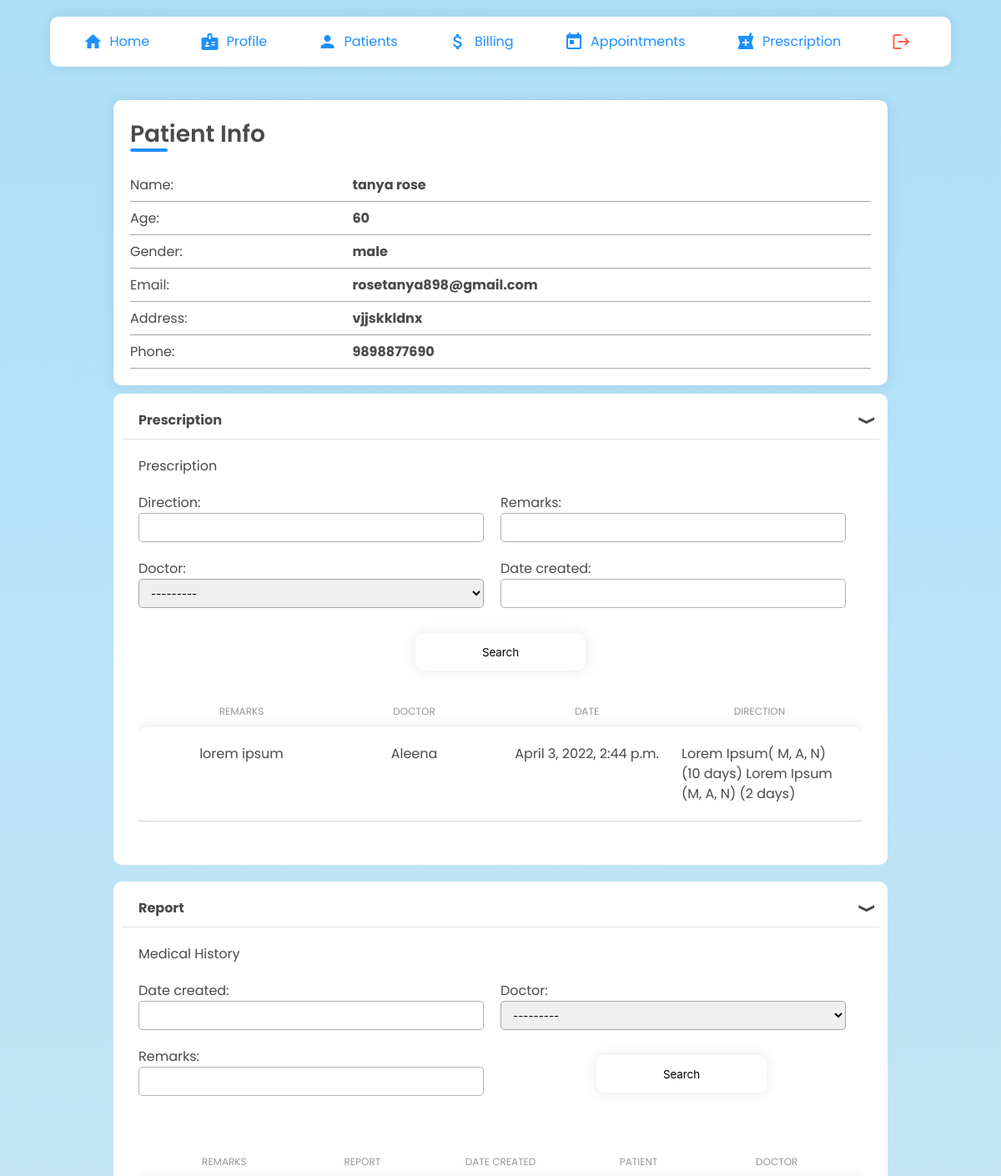
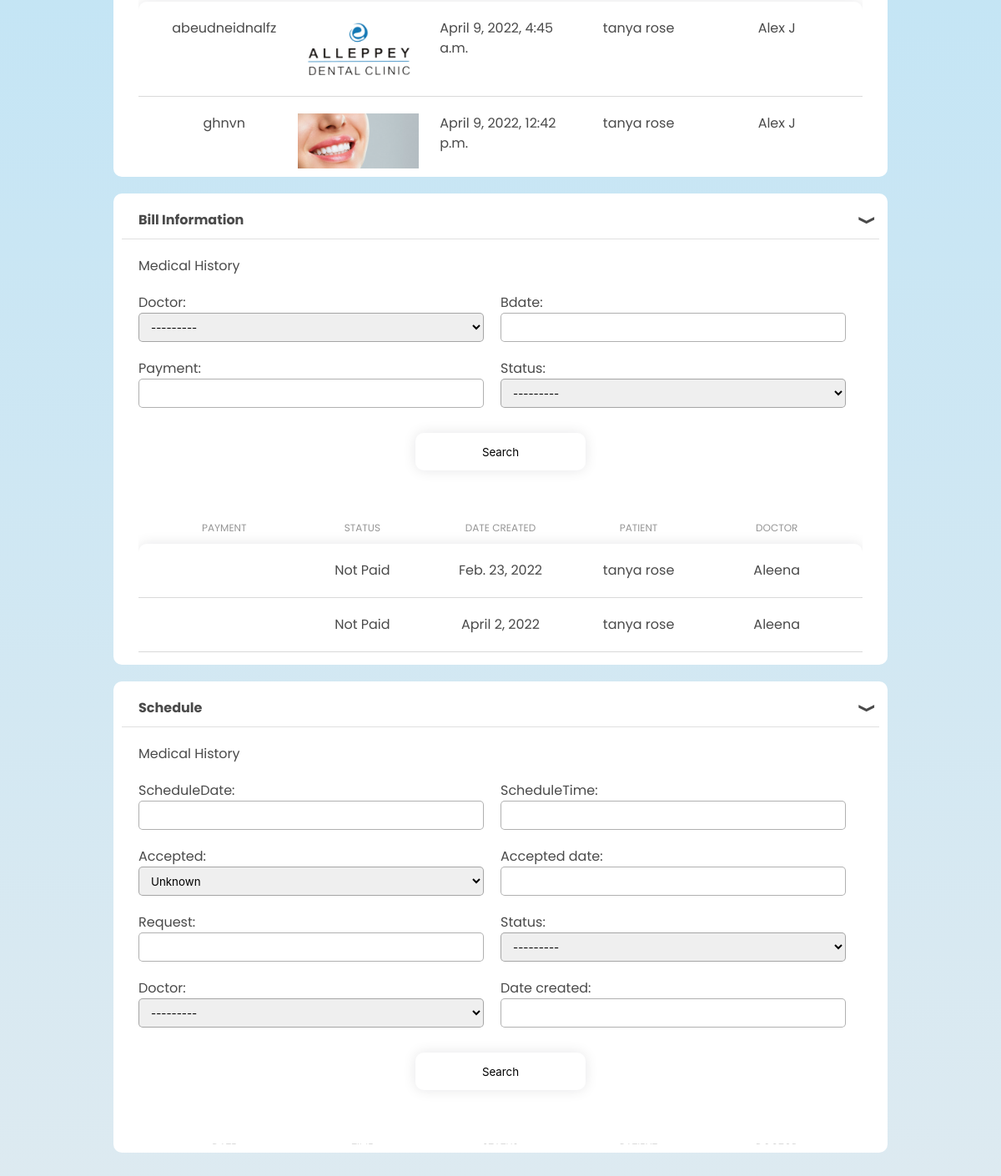
Screenshot of /doctors/pat/7/ (signed in) with the database file from the repository (2 pictures, top to bottom).
### patients/models.py (models this page shows, shortened)
class Patient(models.Model):
    user = models.OneToOneField(User, on_delete= models.CASCADE, primary_key= True)
    pname=models.CharField(max_length=200, null=True)
    age=models.CharField(max_length=4, null=True)
    gender= models.CharField(max_length=6, null=True)
    email=models.CharField(max_length=200, null=True)
    address= models.CharField(max_length=500, null=True)
    phone= models.CharField(max_length=13, null=True)
    date_created= models.DateTimeField(auto_now_add=True, null=True)

### clinic/models.py (models this page shows, shortened)
class Prescription(models.Model):
    direction = models.CharField(max_length=150)
    remarks = models.CharField(max_length=100)
    patient =  models.ForeignKey('patients.Patient', null=True, on_delete= models.CASCADE)
    doctor = models.ForeignKey('doctors.Doctors', null=True, on_delete=models.CASCADE)
    date_created = models.DateTimeField(auto_now_add=True, null=True)

class MedicalHistory(models.Model):
    date_created = models.DateTimeField(auto_now_add=True, null=True)
    patient = models.ForeignKey('patients.Patient', null=True, on_delete= models.CASCADE)
    doctor = models.ForeignKey('doctors.Doctors', null=True, on_delete=models.CASCADE)
    remarks = models.CharField(max_length=200, null=True)
    report = models.ImageField(upload_to="img/",null=True)

class BillInfo(models.Model):
    STATUS=(('Paid','Paid'),('Not Paid','Not Paid'))
    patient =  models.ForeignKey('patients.Patient', null=True, on_delete= models.CASCADE)
    doctor = models.ForeignKey('doctors.Doctors', null=True, on_delete=models.CASCADE)
    bdate=models.DateField()
    payment=models.CharField(max_length=200,null=True)
    status=models.CharField(null=True, max_length=10, choices=STATUS)

### doctors/models.py (models this page shows)
class Doctors(models.Model):
    ROLE = (
			('Doctor', 'Doctor'),
			('Staff', 'Staff'),
			)
    user = models.OneToOneField(User, on_delete= models.CASCADE, primary_key= True)
    dname = models.CharField(max_length=200, null=True)
    phone = models.CharField(max_length=200, null=True)
    email = models.CharField(max_length=200, null=True)
    date_created = models.DateTimeField(auto_now_add=True, null=True)
    role = models.CharField(max_length=200, null=True,choices=ROLE)
    specialisation = models.CharField(max_length=200, null=True)
    address= models.CharField(max_length=200, null=True)
    def __str__(self):
	    return self.dname

### doctors/views.py (the view)
# urls.py: path('pat/<str:pk_t>/', views.patientinfo,name="pat"),
@login_required
def patientinfo(request,pk_t):
    p = Patient.objects.get(user_id=pk_t)
    mh = p.prescription_set.all()
    medihis = p.medicalhistory_set.all()
    bi = p.billinfo_set.all()
    sch = p.schedule_set.all()
    bfilter = BillFilter(request.GET,queryset=bi)
    bi = bfilter.qs
    medfilter = MedhisFilter(request.GET,queryset=medihis)
    medihis = medfilter.qs
    schfilter=SchFilter(request.GET,queryset=sch)
    sch = schfilter.qs
    prescfilter=PrescriptionFilter(request.GET,queryset=mh)
    mh=prescfilter.qs
    context= {'p':p,'mh':mh,'medihis':medihis,'bi':bi,'sch':sch,'bfilter':bfilter,'medfilter':medfilter,'schfilter':schfilter,'prescfilter':prescfilter}
    return render(request, 'doctors/patient_info.html',context)

### doctors/templates/doctors/patient_info.html (shortened to what this page needs)
{% extends 'doctors/navbar.html' %} {% load static %} {% block head %}
<link
  rel="stylesheet"
  type="text/css"
  href="{% static 'css/patient_info.css' %}"
/>
<link
  rel="stylesheet"
  type="text/css"
  href="{% static 'css/components.css' %}"
/>
<link
  rel="stylesheet"
  type="text/css"
  href="{% static 'css/patient_list.css' %}"
/>
{% endblock %} {% block content %}
<div class="patInfoContainer">
  <div class="patInfoItem formCard">
    <h2>
      Patient Info
      <div class="patientTitle-under"></div>
    </h2>
    <div class="infoPat">
      <div class="infoItem">
        <p>Name:</p>
        <b>{{p.pname}}</b>
      </div>
      <div class="infoItem">
        <p>Age:</p>
        <b>{{p.age}}</b>
      </div>
      <div class="infoItem">
        <p>Gender:</p>
        <b>{{p.gender}}</b>
      </div>
      <div class="infoItem">
        <p>Email:</p>
        <b>{{p.email}}</b>
      </div>
      <div class="infoItem">
        <p>Address:</p>
        <b>{{p.address}}</b>
      </div>
      <div class="infoItem">
        <p>Phone:</p>
        <b>{{p.phone}}</b>
      </div>
    </div>
  </div>
  <div class="patInfoItem adcTab adcTab" id="prescription">
    <div class="adcTabTitle" onclick="toggleTab('prescription')">
      <h1>Prescription</h1>
      <div class="adcTabClose">&#x276C;</div>
    </div>
    <div class="adcTabContents">
      <div class="infoCard">
        <h4>Prescription</h4>
        <form action="" class="infoFilter" method="get">
          {% for field in prescfilter.form %}
          <div class="infoFilterInput">
            {{ field.label_tag }} {{ field }} {{ field.errors }}
          </div>
          {% endfor %}
          <button type="Submit">Search</button>
          <div class="adcTableContainer">
            <div class="adcTable">
              <div class="adcRow adcHead">
                <div class="adcCell">REMARKS</div>
                <div class="adcCell">DOCTOR</div>
                <div class="adcCell">DATE</div>
                <div class="adcCell">DIRECTION</div>
              </div>
              <div class="adcRowBody">
                {% for mh in mh %}
                <div class="adcRow">
                  <div class="adcCell">{{mh.remarks}}</div>
                  <div class="adcCell">{{mh.doctor.dname}}</div>
                  <div class="adcCell">{{mh.date_created}}</div>
                  <div class="adcCell">{{mh.direction}}</div>
                </div>
                {% endfor %}
              </div>
            </div>
          </div>
          <br /><br />
        </form>
      </div>
    </div>
  </div>
  <div class="patInfoItem adcTab adcTab" id="history">
    <div class="adcTabTitle" onclick="toggleTab('history')">
      <h1>Report</h1>
      <div class="adcTabClose">&#x276C;</div>
    </div>
    <div class="adcTabContents">
      <div class="infoCard">
        <h4>Medical History</h4>
        <form class="infoFilter" action="" method="get">
          {% for field in medfilter.form %}
          <div class="infoFilterInput">
            {{ field.label_tag }} {{ field }} {{ field.errors }}
          </div>
          {% endfor %}
          <button type="Submit">Search</button>
        </form>
        <div class="adcTableContainer">
          <div class="adcTable">
            <div class="adcRow adcHead">
              <div class="adcCell">REMARKS</div>
              <div class="adcCell">REPORT</div>
              <div class="adcCell">DATE CREATED</div>
              <div class="adcCell">PATIENT</div>
              <div class="adcCell">DOCTOR</div>
            </div>
            <div class="adcRowBody">
              {% for mh in medihis %}
              <div class="adcRow">
                <div class="adcCell">{{mh.remarks}}</div>
                <div class="adcCell">
                  <img
                    src="{{ mh.report.url }}"
                    class="img-responsive"
                    style="width: 100%; float: left; margin-right: 10px"
                  />
                </div>
                <div class="adcCell">{{mh.date_created}}</div>
                <div class="adcCell">{{mh.patient.pname}}</div>
                <div class="adcCell">{{mh.doctor.dname}}</div>
              </div>
              {% endfor %}
            </div>
          </div>
        </div>
        <br /><br />
      </div>
    </div>
  </div>
  <div class="patInfoItem adcTab adcTab" id="billinfo">
    <div class="adcTabTitle" onclick="toggleTab('billinfo')">
      <h1>Bill Information</h1>
      <div class="adcTabClose">&#x276C;</div>
    </div>
    <div class="adcTabContents">
      <div class="infoCard">
        <h4>Medical History</h4>
        <form class="infoFilter" action="" method="get">
          {% for field in bfilter.form %}
          <div class="infoFilterInput">
            {{ field.label_tag }} {{ field }} {{ field.errors }}
          </div>
          {% endfor %}
          <button type="Submit">Search</button>
        </form>
        <div class="adcTableContainer">
          <div class="adcTable">
            <div class="adcRow adcHead">
              <div class="adcCell">PAYMENT</div>
              <div class="adcCell">STATUS</div>
              <div class="adcCell">DATE CREATED</div>
              <div class="adcCell">PATIENT</div>
              <div class="adcCell">DOCTOR</div>
            </div>
            <div class="adcRowBody">
              {% for bi in bi %}
              <div class="adcRow">
                <div class="adcCell">{{bi.payments}}</div>
                <div class="adcCell">{{bi.status}}</div>
                <div class="adcCell">{{bi.bdate}}</div>
                <div class="adcCell">{{bi.patient.pname}}</div>
                <div class="adcCell">{{bi.doctor.dname}}</div>
              </div>
              {% endfor %}
            </div>
          </div>
        </div>
        <br /><br />
      </div>
    </div>
  </div>
  <div class="patInfoItem adcTab adcTab" id="schedule">
    <div class="adcTabTitle" onclick="toggleTab('schedule')">
      <h1>Schedule</h1>
      <div class="adcTabClose">&#x276C;</div>
    </div>
    <div class="adcTabContents">
      <div class="infoCard">
        <h4>Medical History</h4>
        <form class="infoFilter" action="" method="get">
          {% for field in schfilter.form %}
          <div class="infoFilterInput">
            {{ field.label_tag }} {{ field }} {{ field.errors }}
          </div>
          {% endfor %}
          <button type="Submit">Search</button>
        </form>
        <div class="adcTableContainer">
          <div class="adcTable">
            <div class="adcRow adcHead">
              <div class="adcCell">DATE</div>
              <div class="adcCell">TIME</div>
              <div class="adcCell">STATUS</div>
              <div class="adcCell">PATIENT</div>
              <div class="adcCell">DOCTOR</div>
            </div>
          </div>
        </div>
        <br /><br />
      </div>
    </div>
  </div>
</div>
{% endblock %}

### static/css/style.css (style rules this page uses)
body { margin: 0; padding: 0; box-sizing: border-box; font-family: "Poppins"; text-decoration: none; list-style-type: none; }

### static/css/register.css (style rules this page uses)
* { margin: 0; padding: 0; box-sizing: border-box; font-family: "Poppins", sans-serif; }
body { height: 100vh; background-image: linear-gradient(to top, #fff1eb 0%, #ace0f9 100%); overflow: auto; width: 100%; margin-top: 0%; align-items: center; justify-content: center; }

### static/css/patient_info.css (style rules this page uses)
.patInfoContainer { margin: 0 10%; display: flex; flex-direction: column; align-items: center; justify-content: center; margin-top: 120px; }
.patInfoItem { width: 100%; margin: auto; }
.formCard { flex: 0.3; background-color: white; border-radius: 10px; box-shadow: rgba(17, 17, 26, 0.1) 0px 0px 16px; padding: 20px; height: fit-content; }
.formCard h2 { font-size: 28px; font-weight: 600; margin-bottom: 20px; position: relative; }
.formCard .infoPat { display: flex; flex-direction: column; width: 100%; }
.patientTitle-under { width: 45px; height: 4px; border-radius: 20px; background-color: dodgerblue; position: absolute; bottom: 0; }
.infoItem { min-height: 40px; width: 100%; border-bottom: 1px solid rgb(164, 164, 164); display: flex; align-items: center; }
.infoItem p { width: 30%; }
.infoCard { flex: 0.6; padding: 20px; margin-bottom: 20px; }
.infoFilter { display: flex; flex-wrap: wrap; margin: 20px 0; }
.infoFilterInput { width: 50%; padding-right: 20px; }
.infoFilter input, .infoFilter select, .infoFilterInput input, .infoFilterInput select { margin-bottom: 20px; height: 35px; outline: none; border-radius: 5px; border: 1px solid rgba(0, 0, 0, 0.311); transition: all ease-in-out 0.2s; padding: 0 10px; width: 100%; }
.infoFilterInput { display: flex; flex-direction: column; }
.infoFilter button { background-color: white; box-shadow: rgba(17, 17, 26, 0.1) 0px 0px 16px; border: none; padding: 0 80px; border-radius: 10px; margin: 10px auto; cursor: pointer; transition: all 0.4s ease-in; height: 45px; }

### static/css/components.css (style rules this page uses)
.adcTab { background-color: white; border-radius: 10px; margin: 10px; padding: 10px; }
.adcTabTitle { display: flex; align-items: center; justify-content: space-between; cursor: pointer; padding: 0 10px; border-bottom: 1px solid rgba(190, 190, 190, 0.474); }
.adcTabTitle h1 { font-weight: 700; padding: 10px; }
.adcTabClose { transition: all 0.4s ease-in-out; transform: rotate(270deg); font-size: 18px; font-weight: 600; }
.adcTabContents { height: 500px; overflow-x: auto; transition: height ease-in-out 0.2s; }
.adcTable { display: flex; flex-direction: column; margin-top: 20px; }
.adcTable .adcRow { display: flex; justify-content: space-evenly; align-items: flex-start; border-bottom: 1px solid rgba(180, 180, 180, 0.5); padding: 10px 20px; }
.adcTable .adcRow .adcCell { width: 100%; padding: 10px; display: flex; align-items: center; justify-content: center; }
.adcTableContainer { width: 100%; overflow-x: auto; overflow-y: hidden; }
.adcTable .adcHead { border-bottom: none; padding: 0 20px; }
.adcHead .adcCell { text-transform: uppercase; font-size: 12px; color: rgb(150, 150, 150); padding: 0; }
.adcRowBody { box-shadow: rgba(17, 17, 26, 0.1) 0px 0px 16px; border-radius: 10px; background-color: white; }
.infoFilter { display: flex; flex-wrap: wrap; margin: 20px 0; }
.infoFilterInput { width: 50%; padding-right: 20px; }
.infoFilter input, .infoFilter select, .infoFilterInput input, .infoFilterInput select { margin-bottom: 20px; height: 35px; outline: none; border-radius: 5px; border: 1px solid rgba(0, 0, 0, 0.311); transition: all ease-in-out 0.2s; padding: 0 10px; width: 100%; }
.infoFilterInput { display: flex; flex-direction: column; }
.infoFilter button { background-color: white; box-shadow: rgba(17, 17, 26, 0.1) 0px 0px 16px; border: none; padding: 0 80px; border-radius: 10px; margin: 10px auto; cursor: pointer; transition: all 0.4s ease-in; height: 45px; }

### rows the page displays
Patient: pname "tanya rose", age "60", gender "male", email "rosetanya898@gmail.com", address "vjjskkldnx", phone "9898877690"
Prescription: remarks "lorem ipsum", doctor.dname "Aleena", date_created "April 3, 2022, 2:44 p.m.", direction "Lorem Ipsum( M, A, N) (10 days) Lorem Ipsum (M, A, N) (2 days)"
MedicalHistory: remarks "abeudneidnalfz", report (picture), date_created "April 9, 2022, 4:45 a.m.", patient.pname "tanya rose", doctor.dname "Alex J"
MedicalHistory: remarks "ghnvn", report (picture), date_created "April 9, 2022, 12:42 p.m.", patient.pname "tanya rose", doctor.dname "Alex J"
BillInfo: status "Not Paid", bdate "Feb. 23, 2022", patient.pname "tanya rose", doctor.dname "Aleena"
BillInfo: status "Not Paid", bdate "April 2, 2022", patient.pname "tanya rose", doctor.dname "Aleena"

### other values shown
{{ field.label_tag }} "Direction:" "Remarks:" "Doctor:" "Date created:"
{{ field.label_tag }} "Date created:" "Doctor:" "Remarks:"
{{ field.label_tag }} "Doctor:" "Bdate:" "Payment:" "Status:"
{{ field.label_tag }} "ScheduleDate:" "ScheduleTime:" "Accepted:" "Accepted date:" "Request:" "Status:" "Doctor:" "Date created:"
